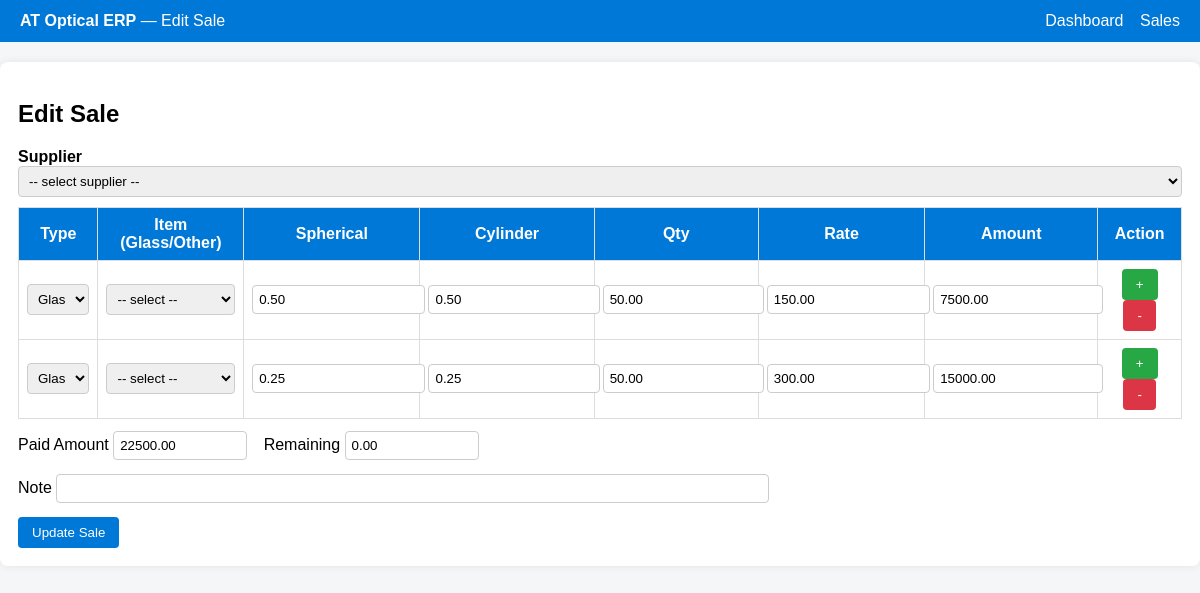
The app's page /erp/sales.php?id=14 with its own data.
### tables this page shows
CREATE TABLE `sale_items` (
  `id` int(11) NOT NULL,
  `sale_id` int(11) NOT NULL,
  `item_type` varchar(20) NOT NULL,
  `item_name` varchar(100) NOT NULL,
  `spherical` decimal(5,2) DEFAULT NULL,
  `cylinder` decimal(5,2) DEFAULT NULL,
  `addition` decimal(5,2) DEFAULT NULL,
  `axis` int(11) DEFAULT NULL,
  `quantity` decimal(10,2) NOT NULL DEFAULT 1.00,
  `rate` decimal(10,2) NOT NULL DEFAULT 0.00,
  `amount` decimal(12,2) NOT NULL DEFAULT 0.00
);

CREATE TABLE `sales` (
  `id` int(11) NOT NULL,
  `sale_no` varchar(50) NOT NULL,
  `customer_id` int(11) NOT NULL,
  `item_type` enum('Glass','Other') NOT NULL,
  `total_amount` decimal(12,2) NOT NULL,
  `payment` decimal(12,2) DEFAULT 0.00,
  `paid_amount` decimal(12,2) DEFAULT 0.00,
  `remaining_amount` decimal(12,2) GENERATED ALWAYS AS (`total_amount` - `paid_amount`) STORED,
  `note` text DEFAULT NULL,
  `created_at` timestamp NOT NULL DEFAULT current_timestamp()
);

### erp/sales.php (the view, shortened to what this page needs)
<?php
require 'includes/db.php';
$id = (int)($_GET['id'] ?? 0);
$sale = null;
$sale_items = [];
if($id){
    $stmt = $pdo->prepare("SELECT * FROM sales WHERE id=?");
    $stmt->execute([$id]);
    $sale = $stmt->fetch(PDO::FETCH_ASSOC);
    $stmt = $pdo->prepare("SELECT * FROM sale_items WHERE sale_id=?");
    $stmt->execute([$id]);
    $sale_items = $stmt->fetchAll(PDO::FETCH_ASSOC);
}
?>
<!doctype html>
<html lang="en">
<head>
</head>
<body>
<div class="topbar">
  <div><strong>AT Optical ERP</strong> — <?= $id?'Edit':'Add' ?> Sale</div>
  <nav>
    <a href="dashboard.php" style="color:#fff;text-decoration:none;margin-right:12px">Dashboard</a>
    <a href="sale_view.php" style="color:#fff;text-decoration:none">Sales</a>
  </nav>
</div>
<div class="container">
  <h2><?= $id?'Edit':'Add' ?> Sale</h2>
  <form method="POST" action="sale_submit.php" id="saleForm">
    <label><strong>Supplier</strong></label>
    <select name="supplier_id" required>
      <option value="">-- select supplier --</option>
    </select>
    <table id="saleTable">
      <thead>
        <tr>
          <th>Type</th>
          <th>Item (Glass/Other)</th>
          <th>Spherical</th>
          <th>Cylinder</th>
          <th>Qty</th>
          <th>Rate</th>
          <th>Amount</th>
          <th>Action</th>
        </tr>
      </thead>
      <tbody>
        <?php
        if($sale_items){
            foreach($sale_items as $i => $item){
                ?>
                <tr class="item-row">
                  <td>
                    <select name="items[<?= $i ?>][type]" class="item_type">
                      <option value="Glass" <?= $item['item_type']=='Glass'?'selected':'' ?>>Glass</option>
                    </select>
                  </td>
                  <td class="item_name_cell">
                    <?php if($item['item_type']=='Glass'){ ?>
                      <select name="items[<?= $i ?>][name]" class="item_name">
                        <option value="">-- select --</option>
                      </select>
                    <?php } else { ?>
                      <input type="text" name="items[<?= $i ?>][name]" value="<?= htmlspecialchars($item['item_name']) ?>" class="item_name_text">
                    <?php } ?>
                  </td>
                  <td><input type="text" name="items[<?= $i ?>][spherical]" class="spherical" value="<?= $item['spherical'] ?>"></td>
                  <td><input type="text" name="items[<?= $i ?>][cylinder]" class="cylinder" value="<?= $item['cylinder'] ?>"></td>
                  <td><input type="number" name="items[<?= $i ?>][quantity]" class="quantity" value="<?= $item['quantity'] ?>"></td>
                  <td><input type="number" name="items[<?= $i ?>][rate]" class="rate" step="0.01" value="<?= $item['rate'] ?>"></td>
                  <td><input type="text" name="items[<?= $i ?>][amount]" class="amount" readonly value="<?= $item['amount'] ?>"></td>
                  <td>
                    <button type="button" class="add-row">+</button>
                    <button type="button" class="remove-row">-</button>
                  </td>
                </tr>
                <?php
            }
        } ?>
      </tbody>
    </table>
    <div style="margin-top:12px;">
      <label>Paid Amount</label>
      <input type="number" name="paid_amount" id="paid_amount" step="0.01" class="small" value="<?= $sale['paid_amount']??0 ?>">
      <label style="margin-left:12px">Remaining</label>
      <input type="text" name="remaining_amount" id="remaining" readonly class="small" value="<?= $sale['remaining_amount']??0 ?>">
    </div>
    <div style="margin-top:14px;">
      <label>Note</label>
      <input type="text" name="note" value="<?= htmlspecialchars($sale['note']??'') ?>" style="width:60%">
    </div>
    <div style="margin-top:14px;">
      <button type="submit" class="save"><?= $id?'Update':'Add' ?> Sale</button>
    </div>
  </form>
</div>
</body>
</html>

### erp/sales.php (style rules this page uses)
body { font-family:Arial;background:#f4f6f8;margin:0 }
.topbar { background:#0078d7;color:#fff;padding:12px 20px;display:flex;justify-content:space-between;align-items:center }
.container { max-width:1200px;margin:20px auto;background:#fff;padding:18px;border-radius:8px;box-shadow:0 0 8px rgba(0,0,0,.08) }
table { width:100%;border-collapse:collapse;margin-top:10px }
th,td { border:1px solid #ddd;padding:8px;text-align:center }
th { background:#0078d7;color:#fff }
select,input { padding:6px;border:1px solid #ccc;border-radius:4px;width:100% }
button { padding:8px 14px;border:none;border-radius:4px;cursor:pointer }
button.save { background:#0078d7;color:#fff }
.small { width:120px }
.add-row { background:#28a745;color:#fff }
.remove-row { background:#dc3545;color:#fff }

### records on screen
sale_items: item_type "Glass", spherical "0.50", cylinder "0.50", quantity "50.00", rate "150.00", amount "7500.00"
sale_items: item_type "Glass", spherical "0.25", cylinder "0.25", quantity "50.00", rate "300.00", amount "15000.00"
sales: paid_amount "22500.00", remaining_amount "0.00"
